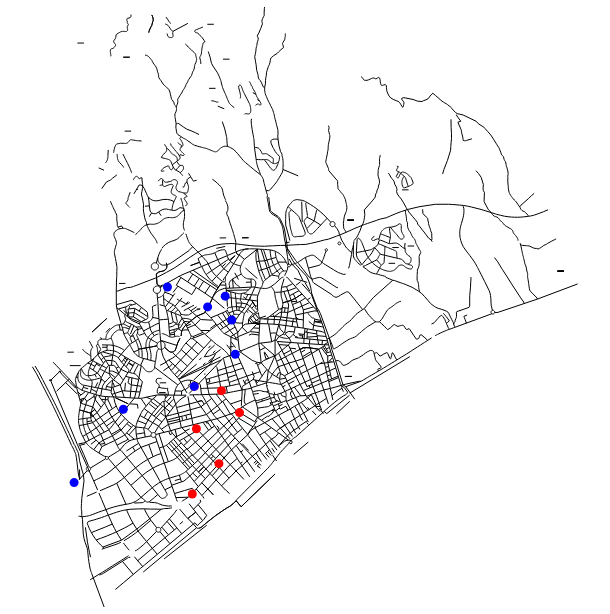

Here is the notebook cell this chart was saved with:
### Code cell
shape_layer = alt.Chart(geodf).mark_geoshape(size = 0,filled = False,color = 'black')
bus1_layer = alt.Chart(geo_df_points_1).mark_geoshape(size=0, color='red').encode(tooltip=alt.Tooltip('label:N', title='Bus Stop'))
bus2_layer = alt.Chart(geo_df_points_2).mark_geoshape(size=0, color='blue').encode(tooltip=alt.Tooltip('label:N', title='Bus Stop'))
(shape_layer+ bus1_layer+ bus2_layer).properties(
    width=600,
    height=600
)

### Figure 1 — Vega specification as saved in the notebook (floating-point values rounded to 4 significant figures; data arrays with more than 128 entries replaced by an {"elided": "..."} marker saying what was removed)
{"$schema": "https://vega.github.io/schema/vega/v6.json", "data": [{"name": "data-7a3b9da61e8877e5f9083d7e1c58c7d9", "values": {"elided": "952 records"}}, {"name": "data-557b6e8ded6ad753a72321005f888b69", "values": [{"label": "Pl Tereses", "type": "Feature", "geometry": {"type": "Point", "coordinates": [2.442, 41.54]}}, {"label": "C Isidor", "type": "Feature", "geometry": {"type": "Point", "coordinates": [2.44, 41.54]}}, {"label": "Pl Gegganta", "type": "Feature", "geometry": {"type": "Point", "coordinates": [2.436, 41.54]}}, {"label": "Rda Republica", "type": "Feature", "geometry": {"type": "Point", "coordinates": [2.437, 41.54]}}, {"label": "Fleming", "type": "Feature", "geometry": {"type": "Point", "coordinates": [2.44, 41.53]}}, {"label": "Laeitana", "type": "Feature", "geometry": {"type": "Point", "coordinates": [2.436, 41.53]}}]}, {"name": "data-1a3972f854fd17c6c2f0bf586ca32d3c", "values": [{"label": "Maxidecor", "type": "Feature", "geometry": {"type": "Point", "coordinates": [2.433, 41.55]}}, {"label": "Mistral", "type": "Feature", "geometry": {"type": "Point", "coordinates": [2.438, 41.55]}}, {"label": "Figuera Major", "type": "Feature", "geometry": {"type": "Point", "coordinates": [2.441, 41.55]}}, {"label": "Carles Padros", "type": "Feature", "geometry": {"type": "Point", "coordinates": [2.441, 41.55]}}, {"label": "Parc Central", "type": "Feature", "geometry": {"type": "Point", "coordinates": [2.442, 41.54]}}, {"label": "Pl Gegganta", "type": "Feature", "geometry": {"type": "Point", "coordinates": [2.436, 41.54]}}, {"label": "Biada", "type": "Feature", "geometry": {"type": "Point", "coordinates": [2.427, 41.54]}}, {"label": "Cros", "type": "Feature", "geometry": {"type": "Point", "coordinates": [2.42, 41.53]}}]}], "marks": [{"type": "shape", "name": "layer_0_marks", "from": {"data": "data-7a3b9da61e8877e5f9083d7e1c58c7d9"}, "encode": {"update": {"fill": {"value": "transparent"}, "stroke": {"value": "black"}}}, "transform": [{"type": "geoshape", "projection": "projection"}], "style": ["geoshape"]}, {"type": "shape", "name": "layer_1_marks", "from": {"data": "data-557b6e8ded6ad753a72321005f888b69"}, "encode": {"update": {"fill": {"value": "red"}, "tooltip": {"signal": "isValid(datum[\"label\"]) ? datum[\"label\"] : \"\"+datum[\"label\"]"}}}, "transform": [{"type": "geoshape", "projection": "projection"}], "style": ["geoshape"]}, {"type": "shape", "name": "layer_2_marks", "from": {"data": "data-1a3972f854fd17c6c2f0bf586ca32d3c"}, "encode": {"update": {"fill": {"value": "blue"}, "tooltip": {"signal": "isValid(datum[\"label\"]) ? datum[\"label\"] : \"\"+datum[\"label\"]"}}}, "transform": [{"type": "geoshape", "projection": "projection"}], "style": ["geoshape"]}], "projections": [{"name": "projection", "size": {"signal": "[width, height]"}, "fit": {"signal": "[data('data-7a3b9da61e8877e5f9083d7e1c58c7d9'), data('data-557b6e8ded6ad753a72321005f888b69'), data('data-1a3972f854fd17c6c2f0bf586ca32d3c')]"}}], "padding": 5, "background": "white", "height": 600, "style": "view", "width": 600}
